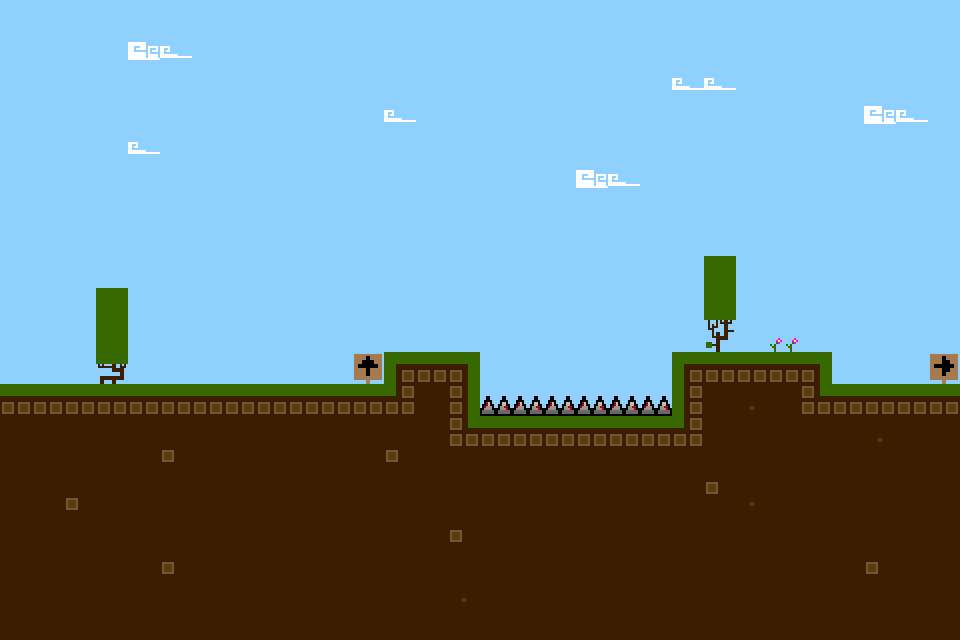

Below is a game level as drawn by its tile map, then a one-line description and the .tmx file that defines it, in full:
An orthogonal 30x20 tile map with 32x32 px tiles, 2 tile layers (BackgroundLayer, TreeLayer) and 11 objects (Player).

<map version="1.0" tiledversion="1.0.3" orientation="orthogonal" renderorder="right-down" width="30" height="20" tilewidth="32" tileheight="32" nextobjectid="19">
 <tileset firstgid="1" source="tiset.tsx" />
 <layer name="BackgroundLayer" width="30" height="20">
  <data encoding="csv">
44,44,44,44,44,44,44,44,44,44,44,44,44,44,44,44,44,44,44,44,44,44,44,44,44,44,44,44,44,44,
44,44,44,44,46,43,44,44,44,44,44,44,44,44,44,44,44,44,44,44,44,44,44,44,44,44,44,44,44,44,
44,44,44,44,44,44,44,44,44,44,44,44,44,44,44,44,44,44,44,44,44,43,43,44,44,44,44,44,44,44,
44,44,44,44,44,44,44,44,44,44,44,44,43,44,44,44,44,44,44,44,44,44,44,44,44,44,44,46,43,44,
44,44,44,44,43,44,44,44,44,44,44,44,44,44,44,44,44,44,44,44,44,44,44,44,44,44,44,44,44,44,
44,44,44,44,44,44,44,44,44,44,44,44,44,44,44,44,44,44,46,43,44,44,44,44,44,44,44,44,44,44,
44,44,44,44,44,44,44,44,44,44,44,44,44,44,44,44,44,44,44,44,44,44,44,44,44,44,44,44,44,44,
44,44,44,44,44,44,44,44,44,44,44,44,44,44,44,44,44,44,44,44,44,44,44,44,44,44,44,44,44,44,
44,44,44,44,44,44,44,44,44,44,44,44,44,44,44,44,44,44,44,44,44,44,44,44,44,44,44,44,44,44,
44,44,44,44,44,44,44,44,44,44,44,44,44,44,44,44,44,44,44,44,44,44,44,44,44,44,44,44,44,44,
44,44,44,44,44,44,44,44,44,44,44,44,44,44,44,44,44,44,44,44,44,44,44,44,44,44,44,44,44,44,
44,44,44,44,44,44,44,44,44,44,44,44,101,99,100,44,44,45,44,44,44,101,99,99,99,100,44,44,44,44,
99,99,99,99,99,99,99,99,99,99,99,99,103,88,113,44,44,44,44,44,44,97,88,89,88,102,99,99,99,99,
88,88,88,88,88,88,88,88,88,88,88,88,88,88,102,99,99,99,99,99,99,103,88,88,88,88,88,89,88,88,
88,88,88,88,88,117,88,88,88,88,88,88,117,88,88,88,88,88,88,88,88,88,88,88,88,88,88,88,88,88,
88,88,115,88,88,88,88,88,88,88,88,88,88,88,88,88,88,88,88,88,88,88,117,89,88,88,88,88,88,88,
88,88,88,88,88,88,88,88,88,88,88,88,88,88,115,88,88,88,88,88,88,88,88,88,88,88,88,88,88,88,
88,88,88,88,88,115,88,88,88,88,88,88,88,88,88,88,88,88,88,88,88,88,88,88,88,88,88,115,88,88,
88,88,88,88,88,88,88,88,88,88,88,88,88,88,89,88,88,88,88,88,88,88,88,88,88,88,88,88,88,88,
88,88,88,88,88,88,88,88,88,88,88,88,88,88,88,88,88,88,88,88,88,88,88,88,88,88,88,88,88,88
</data>
 </layer>
 <layer name="TreeLayer" width="30" height="20">
  <data encoding="csv">
0,0,0,0,0,0,0,0,0,0,0,0,0,0,0,0,0,0,0,0,0,0,0,0,0,0,0,0,0,0,
0,0,0,0,0,0,0,0,0,0,0,0,0,0,0,0,0,0,0,0,0,0,0,0,0,0,0,0,0,0,
0,0,0,0,0,0,0,0,0,0,0,0,0,0,0,0,0,0,0,0,0,0,0,0,0,0,0,0,0,0,
0,0,0,0,0,0,0,0,0,0,0,0,0,0,0,0,0,0,0,0,0,0,0,0,0,0,0,0,0,0,
0,0,0,0,0,0,0,0,0,0,0,0,0,0,0,0,0,0,0,0,0,0,0,0,0,0,0,0,0,0,
0,0,0,0,0,0,0,0,0,0,0,0,0,0,0,0,0,0,0,0,0,0,0,0,0,0,0,0,0,0,
0,0,0,0,0,0,0,0,0,0,0,0,0,0,0,0,0,0,0,0,0,0,0,0,0,0,0,0,0,0,
0,0,0,0,0,0,0,0,0,0,0,0,0,0,0,0,0,0,0,0,0,0,0,0,0,0,0,0,0,0,
0,0,0,0,0,0,0,0,0,0,0,0,0,0,0,0,0,0,0,0,0,0,12,0,0,0,0,0,0,0,
0,0,0,12,0,0,0,0,0,0,0,0,0,0,0,0,0,0,0,0,0,0,12,0,0,0,0,0,0,0,
0,0,0,12,0,0,0,0,0,0,0,0,0,0,0,0,0,0,0,0,0,0,14,0,123,0,0,0,0,0,
0,0,0,13,0,0,0,0,0,0,0,38,0,0,0,0,0,44,44,44,0,0,0,0,0,0,0,0,0,36,
0,0,0,0,0,0,0,0,0,0,0,0,0,0,0,228,228,228,228,228,228,0,0,0,0,0,0,0,0,0,
0,0,0,0,0,0,0,0,0,0,0,0,0,0,0,0,0,0,0,0,0,0,0,0,0,0,0,0,0,0,
0,0,0,0,0,0,0,0,0,0,0,0,0,0,0,0,0,0,0,0,0,0,0,0,0,0,0,0,0,0,
0,0,0,0,0,0,0,0,0,0,0,0,0,0,0,0,0,0,0,0,0,0,0,0,0,0,0,0,0,0,
0,0,0,0,0,0,0,0,0,0,0,0,0,0,0,0,0,0,0,0,0,0,0,0,0,0,0,0,0,0,
0,0,0,0,0,0,0,0,0,0,0,0,0,0,0,0,0,0,0,0,0,0,0,0,0,0,0,0,0,0,
0,0,0,0,0,0,0,0,0,0,0,0,0,0,0,0,0,0,0,0,0,0,0,0,0,0,0,0,0,0,
0,0,0,0,0,0,0,0,0,0,0,0,0,0,0,0,0,0,0,0,0,0,0,0,0,0,0,0,0,0
</data>
 </layer>
 <objectgroup name="GroundObject">
  <object id="9" x="-1" y="384" width="382" height="272" />
  <object id="10" x="386" y="351" width="91" height="286" />
  <object id="11" x="480" y="415" width="193" height="224" />
  <object id="12" x="674" y="352" width="154" height="290" />
  <object id="13" x="831" y="384" width="128" height="256" />
 </objectgroup>
 <objectgroup name="PlayerObject">
  <object id="14" name="Player" x="35" y="350" width="24" height="28" />
 </objectgroup>
 <objectgroup name="CoinObject">
  <object id="17" x="482" y="258" width="32" height="32" />
  <object id="18" x="611" y="256" width="32" height="32" />
 </objectgroup>
 <objectgroup name="TrapObject">
  <object id="6" x="484" y="397.333" width="188" height="17.3333" visible="0" />
 </objectgroup>
 <objectgroup name="PlatformObject">
  <properties>
   <property name="max_x" type="float" value="642" />
   <property name="min_x" type="float" value="512" />
  </properties>
  <object id="15" x="542.667" y="322" width="66.6667" height="28">
   <properties>
    <property name="max_x" type="float" value="642" />
    <property name="min_x" type="float" value="512" />
   </properties>
  </object>
 </objectgroup>
 <objectgroup name="NextLevelObject">
  <object id="8" x="953.333" y="1.33333" width="4" height="381.333">
   <properties>
    <property name="NextMapName" value="Maps/Level2.tmx" />
   </properties>
  </object>
 </objectgroup>
</map>
